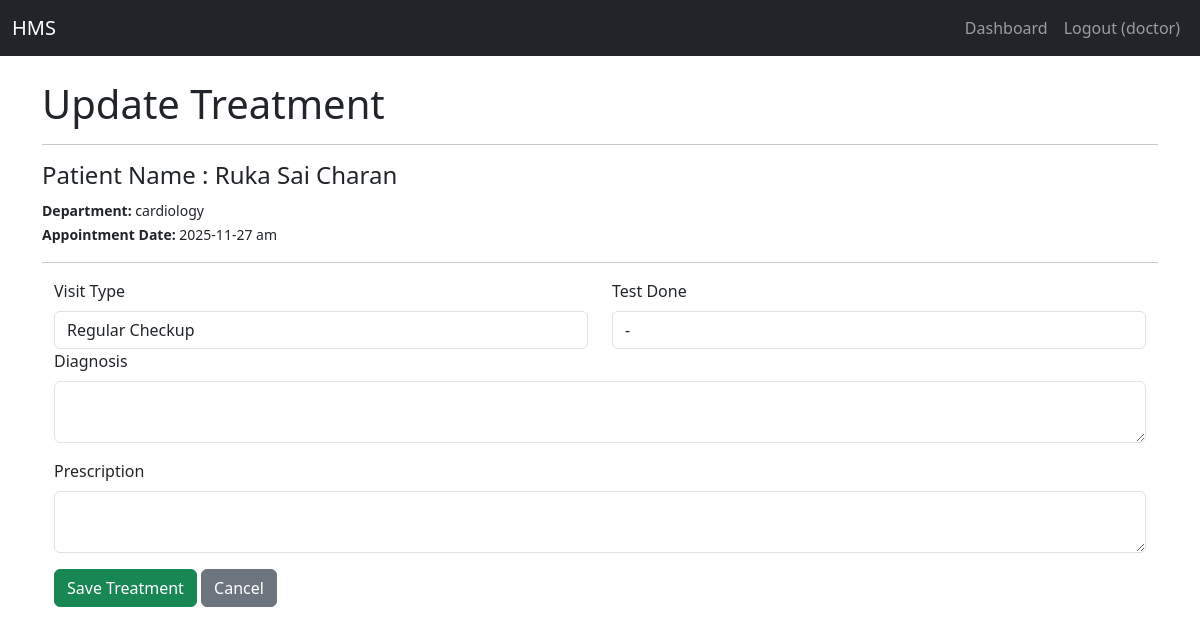
Page /doctor/update_treatment/1 (signed in) on the committed database.
### models.py (models this page shows)
class Patient(db.Model):
    id = db.Column(db.Integer, primary_key=True)
    user_id = db.Column(db.Integer, db.ForeignKey('user.id'), nullable=False)
    name = db.Column(db.String(100), nullable=False)
    contact = db.Column(db.String(100))

class Department(db.Model):
    id = db.Column(db.Integer, primary_key=True)
    name = db.Column(db.String(100), unique=True, nullable=False)
    details = db.Column(db.String(100), default="")

class Appointment(db.Model):
    id = db.Column(db.Integer, primary_key=True)
    patient_id = db.Column(db.Integer, db.ForeignKey('patient.id'), nullable=False)
    doctor_id = db.Column(db.Integer, db.ForeignKey('doctor.id'), nullable=False)
    appointment_date = db.Column(db.String(100), nullable=False)
    status = db.Column(db.String(50), default='Booked') # e.g., Booked, Completed, Cancelled

### app.py (the view, shortened to what this page needs)
@app.route('/doctor/update_treatment/<int:app_id>', methods=['GET', 'POST'])
def update_treatment(app_id):
    if 'user_id' not in session or session.get('role') != 'doctor':
        flash('Please log in as a doctor.')
        return redirect(url_for('login'))
    doctor = Doctor.query.filter_by(user_id=session['user_id']).first()
    appointment = Appointment.query.get_or_404(app_id)
    department = Department.query.filter_by(id=doctor.department_id).first()
    patient = Patient.query.get(appointment.patient_id)
    if appointment.doctor_id != doctor.id:
        flash('You do not have permission.')
        return redirect(url_for('doctor_dashboard'))
    form = UpdateTreatmentForm()
    return render_template(
        'update_treatment.html',
        form=form,
        appointment=appointment,
        patient=patient,
        department=department
    )

### forms.py
class UpdateTreatmentForm(FlaskForm):
    visit_type = StringField("Visit Type", default="Regular Checkup", validators=[DataRequired(), Length(min=4, max=150)])
    test_done = StringField("Test Done", default="-", validators=[DataRequired(), Length(min=1, max=150)])
    diagnosis = TextAreaField('Diagnosis', validators=[DataRequired()])
    prescription = TextAreaField('Prescription', validators=[DataRequired()])
    submit = SubmitField('Save Treatment')

### templates/update_treatment.html (shortened to what this page needs)
{% extends "base.html" %}
{% block content %}
    <h1>Update Treatment</h1>
    <hr>
    <h4>Patient Name : {{ patient.name }}</h4>
    <div>
        <small><strong>Department:</strong> {{ department.name }}</small><br/>
        <small><strong>Appointment Date:</strong> {{ appointment.appointment_date }}</small>
    </div>
    <hr>
    <form method="POST" action="" novalidate>
        <div class="container">
            <div class="row">
                <div class="col-sm">
                    {{ form.visit_type.label(class="form-label") }}
                    {{ form.visit_type(class="form-control") }}
                </div>
                <div class="col-sm">
                    {{ form.test_done.label(class="form-label") }}
                    {{ form.test_done(class="form-control") }}
                </div>
            </div>
            <div class="mb-3">
                {{ form.diagnosis.label(class="form-label") }}
                {{ form.diagnosis(class="form-control", rows=2) }}
            </div>
            <div class="mb-3">
                {{ form.prescription.label(class="form-label") }}
                {{ form.prescription(class="form-control", rows=2) }}
            </div>
            <div class="mb-3">
                {{ form.submit(class="btn btn-success") }}
                <a href="{{ url_for('doctor_dashboard') }}" class="btn btn-secondary">Cancel</a>
            </div>
        </div>
    </form>
{% endblock %}

### rows in the picture
Patient: name "Ruka Sai Charan"
Department: name "cardiology"
Appointment: appointment_date "2025-11-27 am"

### other values in the picture
{{ session.role }} "doctor"
